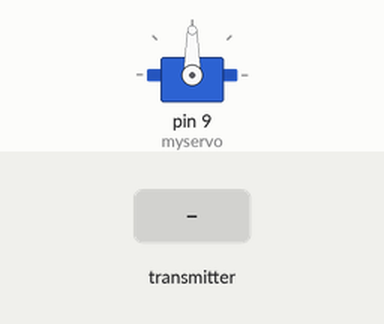
Simulated run of this sketch. Board: Arduino Mega 2560, built with avr-gcc and run on an emulated ATmega2560. Shown: servo. The test bench sets the inputs (shaded band).

Above: at 1.2 s.
1.3 s: the transmitter starts sending readChannel.5 = 2000
At 1.46 s:
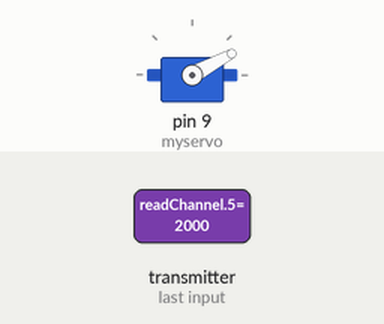
At 3.6 s:
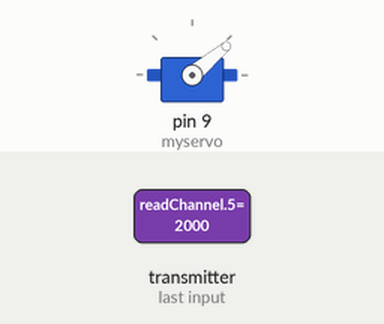
4.3 s: the transmitter starts sending readChannel.5 = 1000
At 6.5 s:
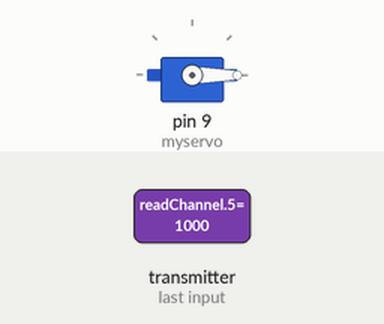
Timing chart, 0 to 8.0 s (numbered marks = the images above; inputs shaded):
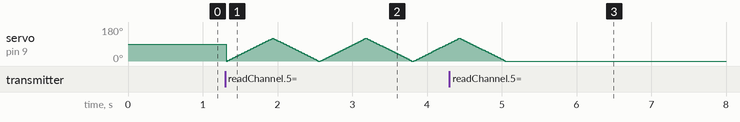

Measured:
- after the input at 4.3 s, servo on pin 9 (myservo): goes on until 5.0 s, then stays 0°

The sketch:

servotest.ino
```cpp
#include <Servo.h>
#include <IBusBM.h>

IBusBM Ibus;

int pos = 0;

Servo myservo;

int readChannel(byte channelInput, int minLimit, int maxLimit, int defaultValue) {
  uint16_t ch = Ibus.readChannel(channelInput);
  if (ch < 100) return defaultValue;
  return map(ch, 1000, 2000, minLimit, maxLimit);
}

// Read the channel and return a boolean value
bool readSwitch(byte channelInput, bool defaultValue) {
  int intDefaultValue = (defaultValue) ? 100 : 0;
  int ch = readChannel(channelInput, 0, 100, intDefaultValue);
  return (ch > 50);
}

void setup() {
  myservo.attach(9);
  Ibus.begin(Serial1);
  Serial1.begin(115200);
}


void loop() {
  int val;
  val = readSwitch(5, false);
  if(val > 0)
  {
    for (pos = 0; pos <= 120; pos += 1) { // goes from 0 degrees to 180 degrees
      myservo.write(pos);              // tell servo to go to position in variable 'pos'
      delay(5);                       // waits 15ms for the servo to reach the position
    }
    for (pos = 120; pos >= 0; pos -= 1) { // goes from 180 degrees to 0 degrees
      myservo.write(pos);              // tell servo to go to position in variable 'pos'
      delay(5);                       // waits 15ms for the servo to reach the position
    }
  }
  delay(20);
}
  
```
